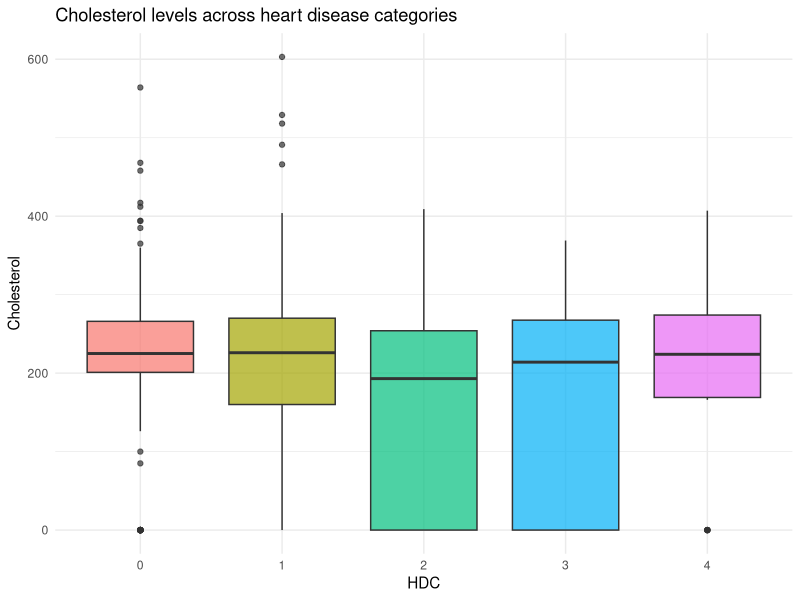
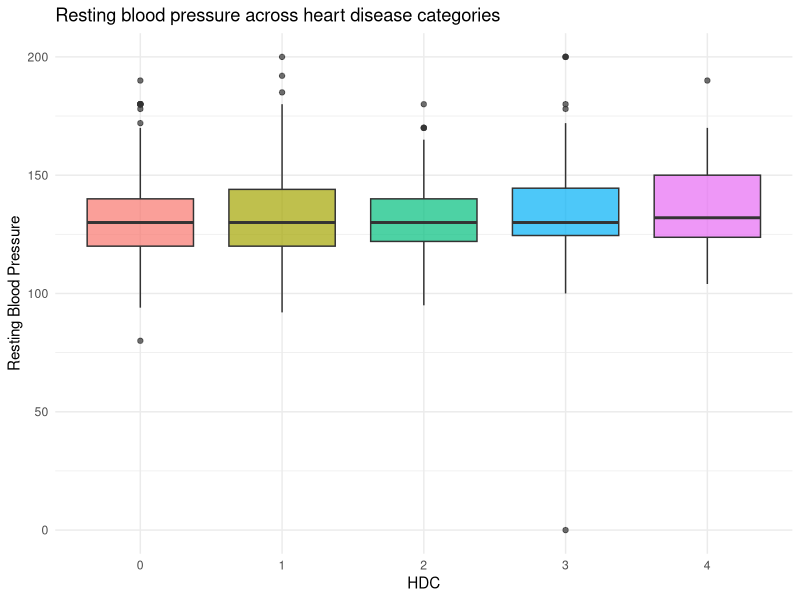
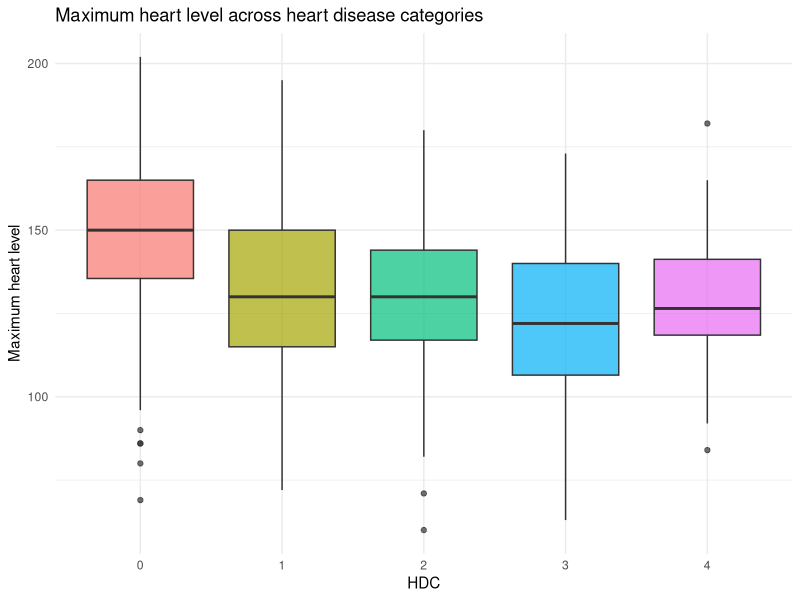
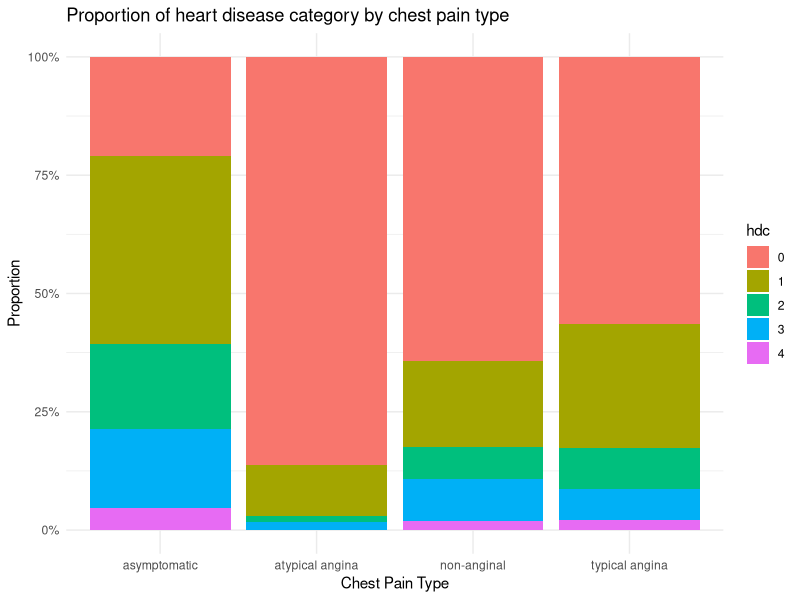
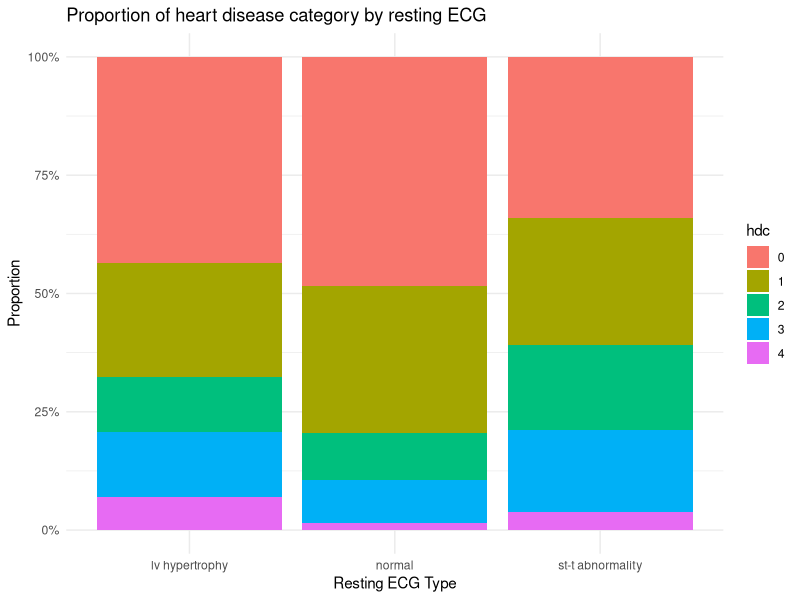
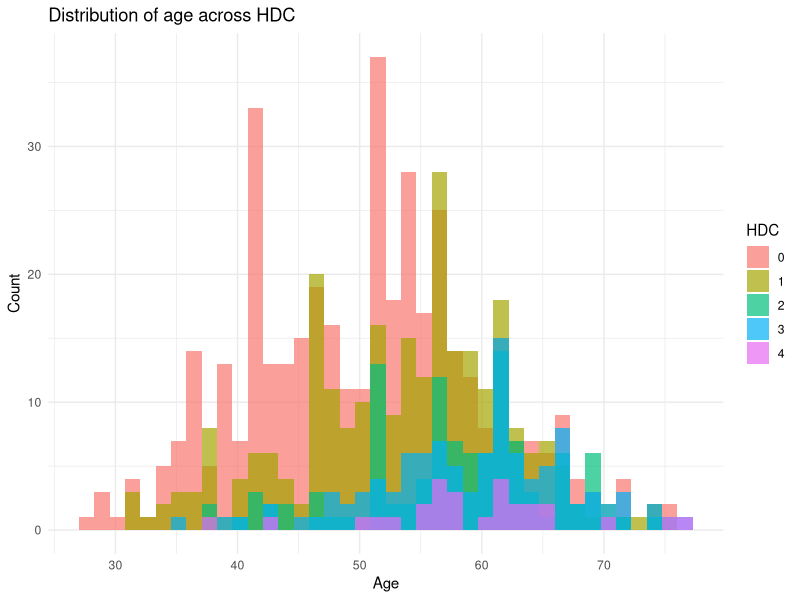
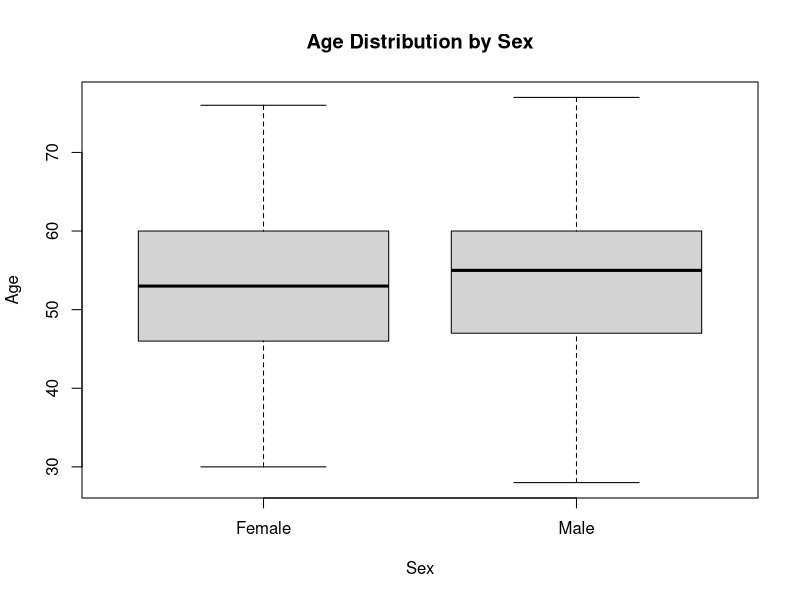

Write R code to recreate these figures, in order.
## ---- chunk 1

heartData <- read.csv("heart.csv")

heartData$place   <- as.factor(heartData[["place"]])
heartData$cp      <- as.factor(heartData[["cp"]])


heartData$hdc     <- as.factor(heartData[["hdc"]])

heartData$restecg <- as.factor(heartData[["restecg"]])

heartData$sex   <- ifelse(heartData[["sex"]] == "Male", 1, 0)
heartData$fbs   <- ifelse(heartData[["fbs"]] == TRUE, 1, 0)
heartData$exang <- ifelse(heartData[["exang"]] == TRUE, 1, 0)

heartData$trestbps[is.na(heartData$trestbps)] <- median(heartData$trestbps, na.rm = TRUE)
heartData$chol[is.na(heartData$chol)] <- median(heartData$chol, na.rm = TRUE)
heartData$thalch[is.na(heartData$thalch)] <- median(heartData$thalch, na.rm = TRUE)
heartData$oldpeak[is.na(heartData$oldpeak)] <- median(heartData$oldpeak, na.rm = TRUE)
heartData$ca <- NULL
heartData$thal <- NULL
heartData$slope <- NULL


mostCommon_restecg <- names(sort(table(heartData$restecg), decreasing = TRUE))[1]
heartData$restecg[is.na(heartData$restecg)] <- mostCommon_restecg

mostCommon_fbs <- names(sort(table(heartData$fbs), decreasing = TRUE))[1]
heartData$fbs[is.na(heartData$fbs)] <- mostCommon_fbs

mostCommon_exang <- names(sort(table(heartData$exang), decreasing = TRUE))[1]
heartData$exang[is.na(heartData$exang)] <- mostCommon_exang


colSums(is.na(heartData))
head(heartData)

## ---- chunk 2

library(ggplot2)
ggplot(heartData, aes(x = factor(hdc), y = chol, fill = factor(hdc))) +
  geom_boxplot(alpha = 0.7) +
  labs(x = "HDC", y = "Cholesterol",
       title = "Cholesterol levels across heart disease categories") +
  theme_minimal() +
  theme(legend.position = "none")
## ---- chunk 3
ggplot(heartData, aes(x = factor(hdc), y = trestbps, fill = factor(hdc))) +
  geom_boxplot(alpha = 0.7) +
  labs(x = "HDC", y = "Resting Blood Pressure",
       title = "Resting blood pressure across heart disease categories") +
  theme_minimal() +
  theme(legend.position = "none")

## ---- chunk 4
ggplot(heartData, aes(x = factor(hdc), y = thalch, fill = factor(hdc))) +
  geom_boxplot(alpha = 0.7) +
  labs(x = "HDC", y = "Maximum heart level",
       title = "Maximum heart level across heart disease categories") +
  theme_minimal() +
  theme(legend.position = "none")
## ---- chunk 5
ggplot(heartData, aes(x = cp, fill = factor(hdc))) +
  geom_bar(position = "fill") +
  labs(x = "Chest Pain Type",
       y = "Proportion",
       title = "Proportion of heart disease category by chest pain type",
       fill = "hdc") +
  scale_y_continuous(labels = scales::percent) +
  theme_minimal()
## ---- chunk 6
ggplot(heartData, aes(x = restecg, fill = factor(hdc))) +
  geom_bar(position = "fill") +
  labs(x = "Resting ECG Type",
       y = "Proportion",
       title = "Proportion of heart disease category by resting ECG",
       fill = "hdc") +
  scale_y_continuous(labels = scales::percent) +
  theme_minimal()
## ---- chunk 7
ggplot(heartData, aes(x = age, fill = factor(hdc))) +
  geom_histogram(alpha = 0.7, position = "identity", bins = 40) +
  labs(
    x = "Age",
    y = "Count",
    fill = "HDC",
    title = "Distribution of age across HDC"
  ) +
  theme_minimal()

## ---- chunk 8

boxplot(age ~ sex, data = heartData,
        names = c("Female", "Male"),
        main = "Age Distribution by Sex",
        xlab = "Sex",
        ylab = "Age")

t.test(age ~ sex, data = heartData)


